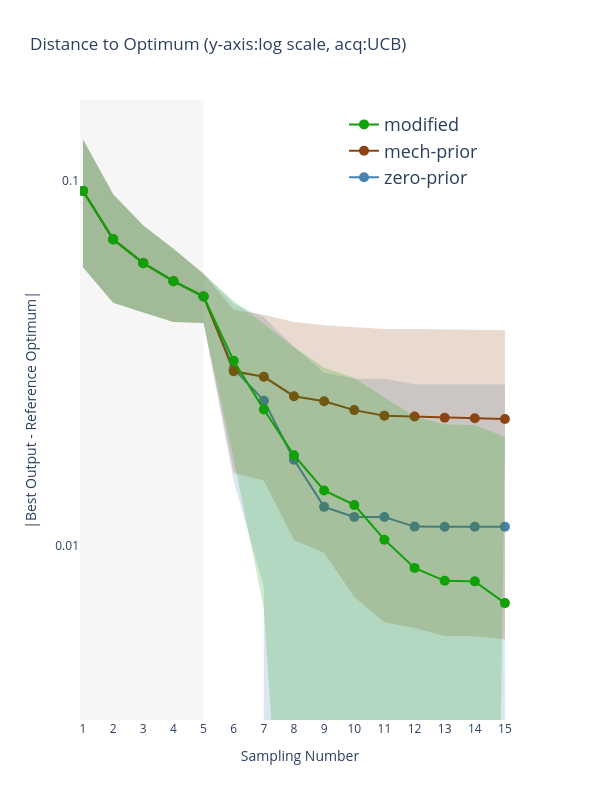

The notebook cell saved with this chart:
### Code cell
plot_bo_comparison(info_dict,reference_max=0.89351549424855,date=date,withdraw_model_index=[3,4],draw_initial_point=True,save_path=None,yaxis_lower_bound=1.5)

### Figure 1 — Plotly figure (JSON) as saved in the notebook; plotly's stock layout.template omitted (floating-point values rounded to 4 significant figures)
{"data": [{"line": {"color": "#4682B4", "width": 0}, "mode": "lines", "name": "zero-prior Upper Bound", "showlegend": false, "type": "scatter", "x": [1, 2, 3, 4, 5, 6, 7, 8, 9, 10, 11, 12, 13, 14, 15], "y": [0.13, 0.09213, 0.07555, 0.06525, 0.0557, 0.04612, 0.04232, 0.03518, 0.02985, 0.02873, 0.02871, 0.02776, 0.02774, 0.02774, 0.02773]}, {"fill": "tonexty", "fillcolor": "rgba(70, 130, 180, 0.2)", "line": {"color": "#4682B4", "width": 0}, "mode": "lines", "name": "zero-prior Lower Bound", "showlegend": false, "type": "scatter", "x": [1, 2, 3, 4, 5, 6, 7, 8, 9, 10, 11, 12, 13, 14, 15], "y": [0.05807, 0.04638, 0.04363, 0.04107, 0.04085, 0.01508, 0.007704, -0.0007396, -0.004268, -0.004724, -0.004724, -0.005171, -0.005171, -0.005171, -0.005166]}, {"error_y": {"array": [0.03597, 0.02287, 0.01596, 0.01209, 0.007422, 0.01552, 0.01731, 0.01796, 0.01706, 0.01673, 0.01671, 0.01646, 0.01646, 0.01646, 0.01645], "color": "rgba(70, 130, 180, 1)", "type": "data", "visible": false}, "line": {"color": "#4682B4"}, "marker": {"size": 10}, "mode": "lines+markers", "name": "zero-prior", "type": "scatter", "x": [1, 2, 3, 4, 5, 6, 7, 8, 9, 10, 11, 12, 13, 14, 15], "y": [0.09404, 0.06925, 0.05959, 0.05316, 0.04827, 0.0306, 0.02501, 0.01722, 0.01279, 0.01201, 0.012, 0.01129, 0.01129, 0.01129, 0.01128]}, {"line": {"color": "#8B4513", "width": 0}, "mode": "lines", "name": "mech-prior Upper Bound", "showlegend": false, "type": "scatter", "x": [1, 2, 3, 4, 5, 6, 7, 8, 9, 10, 11, 12, 13, 14, 15], "y": [0.13, 0.09213, 0.07555, 0.06525, 0.0557, 0.04437, 0.04303, 0.04107, 0.04027, 0.03987, 0.03934, 0.03932, 0.03923, 0.0391, 0.03899]}, {"fill": "tonexty", "fillcolor": "rgba(139, 69, 19, 0.2)", "line": {"color": "#8B4513", "width": 0}, "mode": "lines", "name": "mech-prior Lower Bound", "showlegend": false, "type": "scatter", "x": [1, 2, 3, 4, 5, 6, 7, 8, 9, 10, 11, 12, 13, 14, 15], "y": [0.05807, 0.04638, 0.04363, 0.04107, 0.04085, 0.01583, 0.01511, 0.01038, 0.009568, 0.007252, 0.006173, 0.005958, 0.005662, 0.005647, 0.005541]}, {"error_y": {"array": [0.03597, 0.02287, 0.01596, 0.01209, 0.007422, 0.01427, 0.01396, 0.01534, 0.01535, 0.01631, 0.01658, 0.01668, 0.01678, 0.01673, 0.01672], "color": "rgba(139, 69, 19, 1)", "type": "data", "visible": false}, "line": {"color": "#8B4513"}, "marker": {"size": 10}, "mode": "lines+markers", "name": "mech-prior", "type": "scatter", "x": [1, 2, 3, 4, 5, 6, 7, 8, 9, 10, 11, 12, 13, 14, 15], "y": [0.09404, 0.06925, 0.05959, 0.05316, 0.04827, 0.0301, 0.02907, 0.02573, 0.02492, 0.02356, 0.02275, 0.02264, 0.02245, 0.02237, 0.02226]}, {"line": {"color": "#0fa107", "width": 0}, "mode": "lines", "name": "modified Upper Bound", "showlegend": false, "type": "scatter", "x": [1, 2, 3, 4, 5, 6, 7, 8, 9, 10, 11, 12, 13, 14, 15], "y": [0.13, 0.09213, 0.07555, 0.06525, 0.0557, 0.04695, 0.04059, 0.03504, 0.03077, 0.02886, 0.02551, 0.02264, 0.02153, 0.02144, 0.01988]}, {"fill": "tonexty", "fillcolor": "rgba(15, 161, 7, 0.2)", "line": {"color": "#0fa107", "width": 0}, "mode": "lines", "name": "modified Lower Bound", "showlegend": false, "type": "scatter", "x": [1, 2, 3, 4, 5, 6, 7, 8, 9, 10, 11, 12, 13, 14, 15], "y": [0.05807, 0.04638, 0.04363, 0.04107, 0.04085, 0.01737, 0.006726, 0.0004034, -0.002404, -0.002962, -0.00472, -0.00524, -0.005488, -0.005488, -0.005946]}, {"error_y": {"array": [0.03597, 0.02287, 0.01596, 0.01209, 0.007422, 0.01479, 0.01693, 0.01732, 0.01659, 0.01591, 0.01512, 0.01394, 0.01351, 0.01345, 0.01291], "color": "rgba(15, 161, 7, 1)", "type": "data", "visible": false}, "line": {"color": "#0fa107"}, "marker": {"size": 10}, "mode": "lines+markers", "name": "modified", "type": "scatter", "x": [1, 2, 3, 4, 5, 6, 7, 8, 9, 10, 11, 12, 13, 14, 15], "y": [0.09404, 0.06925, 0.05959, 0.05316, 0.04827, 0.03216, 0.02366, 0.01772, 0.01418, 0.01295, 0.0104, 0.0087, 0.008018, 0.007991, 0.006966]}], "layout": {"height": 800, "legend": {"font": {"size": 18}, "x": 0.6, "y": 0.99}, "plot_bgcolor": "white", "shapes": [{"fillcolor": "lightgray", "layer": "below", "line": {"width": 0}, "opacity": 0.2, "type": "rect", "x0": 0.1, "x1": "5", "y0": 0.0001, "y1": 0.4702}], "showlegend": true, "title": {"text": "Distance to Optimum (y-axis:log scale, acq:UCB)"}, "width": 600, "xaxis": {"dtick": 1, "gridcolor": "lightgray", "range": [0.9, 15.5], "showgrid": false, "title": {"text": "Sampling Number"}, "type": "linear"}, "yaxis": {"dtick": 1, "gridcolor": "lightgray", "range": [-2.478, -0.7775], "showgrid": false, "title": {"text": "|Best Output - Reference Optimum|"}, "type": "log"}}}
